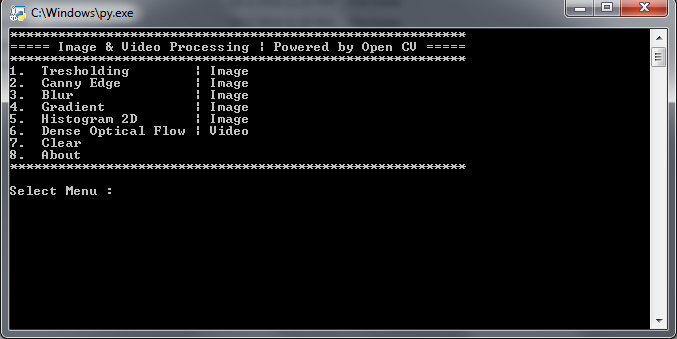
#> input picture 1.png, 677 x 339 px
$ python -i imageProcess.py   (imports and definitions only)   (older library calls are emulated)
#> lines starting #> are read from the running program, lines starting #| are printed output that depends on the picture; after the words box and inside, x2 and y2 are one past the last pixel; in counts of white or black regions, pixels touching at a corner belong together
# Developed by @lamhotsimamora
# Powered by Open CV
# Copyright@2018
# lamhotsimamora36@gmail.com

from tkinter import filedialog
from matplotlib import pyplot as plt
import cv2,tkinter as tk,numpy as np

# [94 lines left out: functions cannyEdge, histogram, gradient, opticalFlow, blur, not called in this run]

def tresholding():
	file= openFile()
#> the answer given: ../1.png
	check = file.lower()
	if check.endswith('.jpg') or check.endswith('.png'):
		img = cv2.imread(file,0)
#> img: shape (339, 677); min 0, max 255, mean 28.6
		img = cv2.medianBlur(img,5)
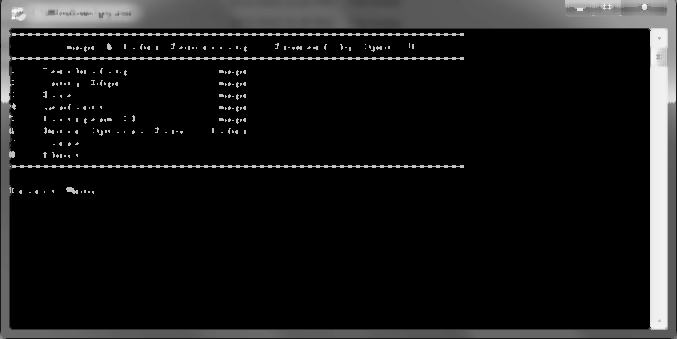
#> img: shape (339, 677); min 0, max 248, mean 24

		ret,th1 = cv2.threshold(img,127,255,cv2.THRESH_BINARY)
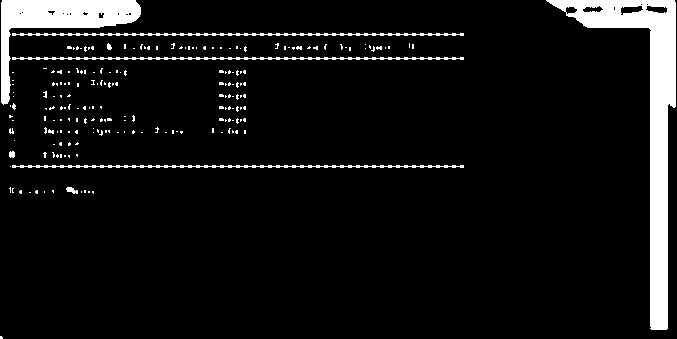
#> th1: shape (339, 677); 7.5% white; 204 white regions (194 under 20 px), largest, box (x1, y1, x2, y2) and area: (546, 0, 676, 330) 8758, (1, 0, 141, 105) 4310, (12, 33, 464, 36) 908
		th2 = cv2.adaptiveThreshold(img,255,cv2.ADAPTIVE_THRESH_MEAN_C,\
		            cv2.THRESH_BINARY,11,2)
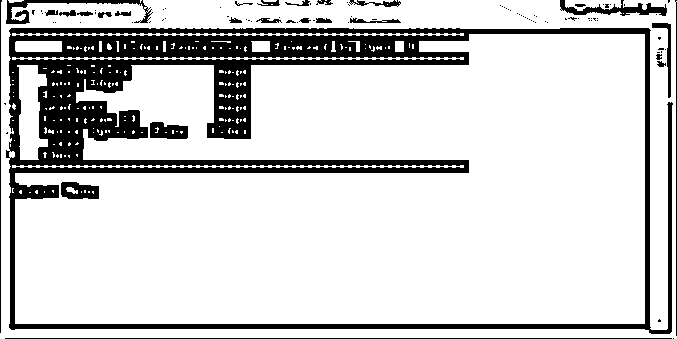
#> th2: shape (339, 677); 82% white; 101 black regions (74 under 20 px), largest, box (x1, y1, x2, y2) and area: (6, 28, 673, 334) 35905, (6, 0, 153, 24) 807, (560, 0, 667, 16) 705
		th3 = cv2.adaptiveThreshold(img,255,cv2.ADAPTIVE_THRESH_GAUSSIAN_C,\
		            cv2.THRESH_BINARY,11,2)
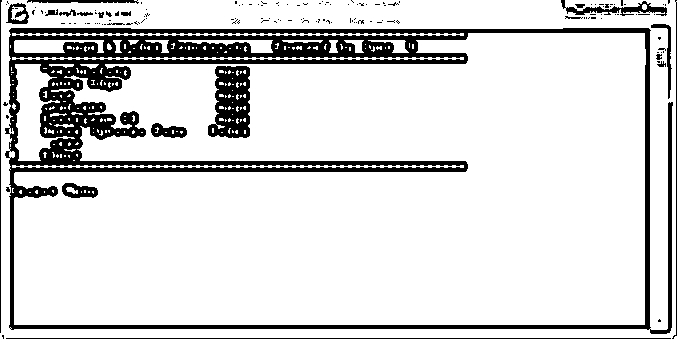
#> th3: shape (339, 677); 85% white; 145 black regions (123 under 20 px), largest, box (x1, y1, x2, y2) and area: (5, 28, 673, 334) 28025, (208, 66, 250, 138) 2129, (6, 338, 671, 339) 665

		titles = ['Original Image', 'Global Thresholding (v = 127)',
		            'Adaptive Mean Thresholding', 'Adaptive Gaussian Thresholding']
		images = [img, th1, th2, th3]

		for i in range(4):
		    plt.subplot(2,2,i+1),plt.imshow(images[i],'gray')
		    plt.title(titles[i])
		    plt.xticks([]),plt.yticks([])
		plt.show()
	else:
		input('The file is not image')

def openFile():
	dir = tk.Tk()
	dir.withdraw()
	return filedialog.askopenfilename()

>>> result = tresholding()

$ run again, with 3.png copied over 1.png
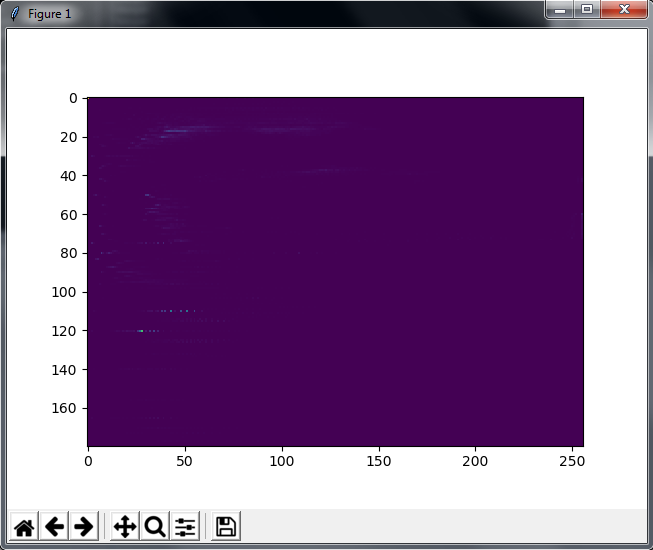
#> input picture 3.png, 653 x 550 px
#> in tresholding, `ret,th1 = cv2.threshold(img,127,255,cv2.THRESH_BINARY)`:
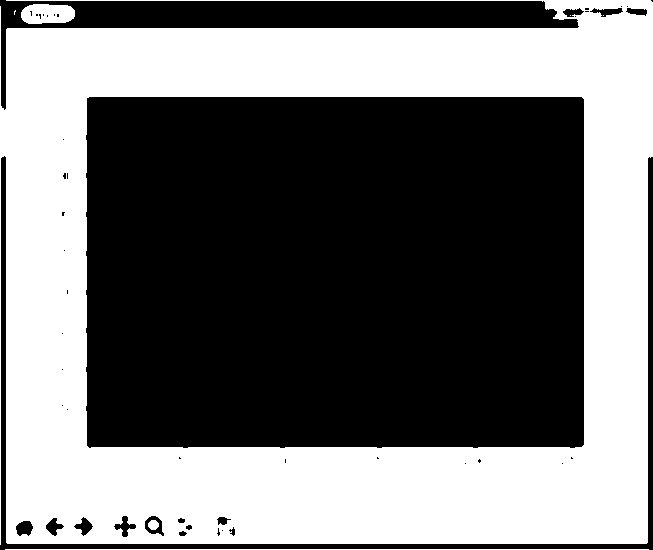
#> th1: shape (550, 653); 45.1% white; 7 white regions (3 under 20 px), largest, box (x1, y1, x2, y2) and area: (0, 0, 653, 545) 160241, (21, 4, 75, 24) 895, (5, 549, 649, 550) 644, (148, 520, 159, 530) 86
#> th2: shape (550, 653); 91.3% white; 117 black regions (80 under 20 px), largest, box (x1, y1, x2, y2) and area: (0, 0, 653, 550) 16829, (86, 97, 584, 448) 8431, (11, 509, 642, 537) 2764
#> in tresholding, `th3 = cv2.adaptiveThreshold(img,255,cv2.ADAPTIVE_THRESH_GAUSSIAN_C,\ c..`:
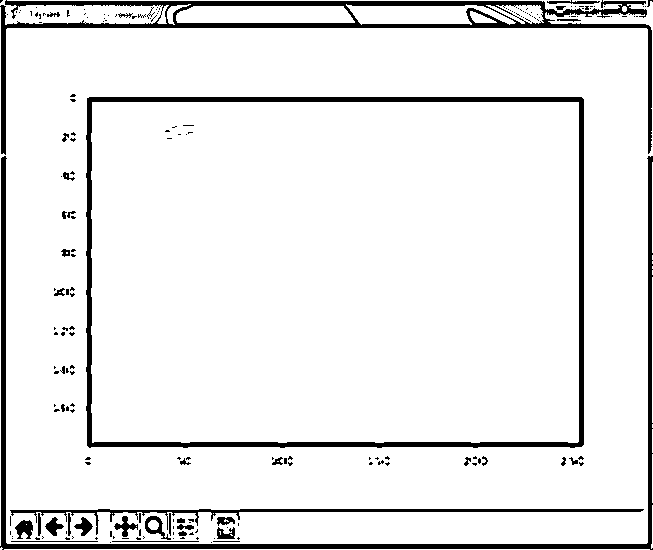
#> th3: shape (550, 653); 92.1% white; 200 black regions (159 under 20 px), largest, box (x1, y1, x2, y2) and area: (86, 97, 584, 448) 8308, (0, 0, 652, 155) 7913, (0, 156, 653, 550) 6765

$ run again, with 5.png copied over 1.png
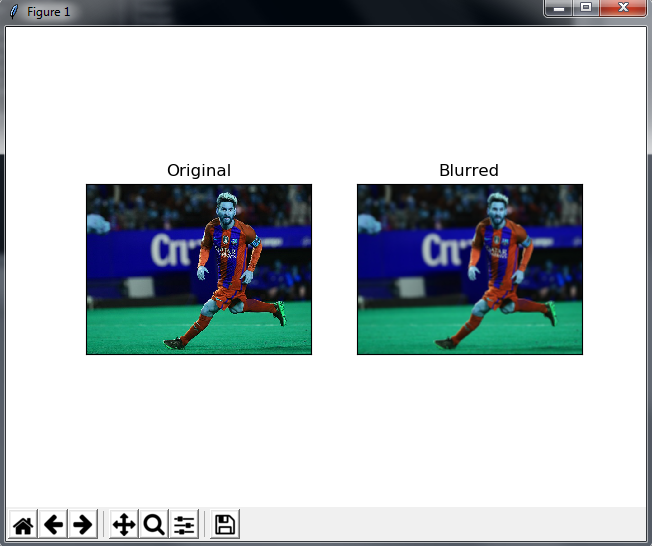
#> input picture 5.png, 652 x 546 px
#> in tresholding, `ret,th1 = cv2.threshold(img,127,255,cv2.THRESH_BINARY)`:
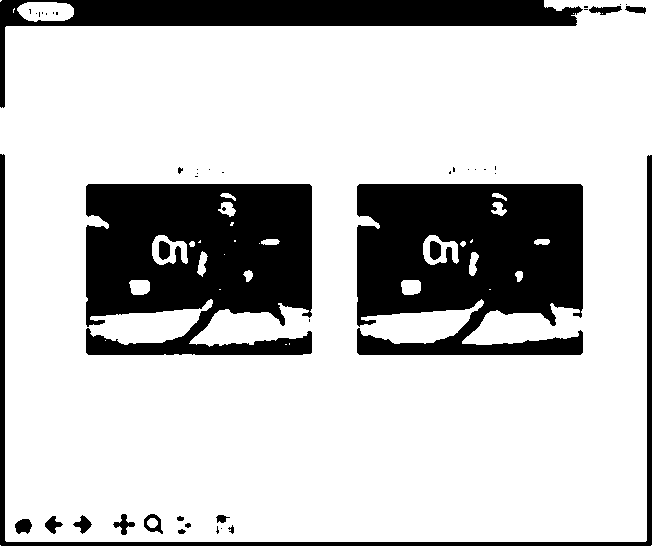
#> th1: shape (546, 652); 76.3% white; 46 black regions (27 under 20 px), largest, box (x1, y1, x2, y2) and area: (357, 184, 583, 355) 31009, (86, 184, 312, 355) 30697, (0, 0, 583, 108) 14192
#> th2: shape (546, 652); 85.2% white; 253 black regions (184 under 20 px), largest, box (x1, y1, x2, y2) and area: (86, 184, 312, 355) 14781, (357, 184, 583, 355) 14156, (0, 154, 652, 546) 6486
#> in tresholding, `th3 = cv2.adaptiveThreshold(img,255,cv2.ADAPTIVE_THRESH_GAUSSIAN_C,\ c..`:
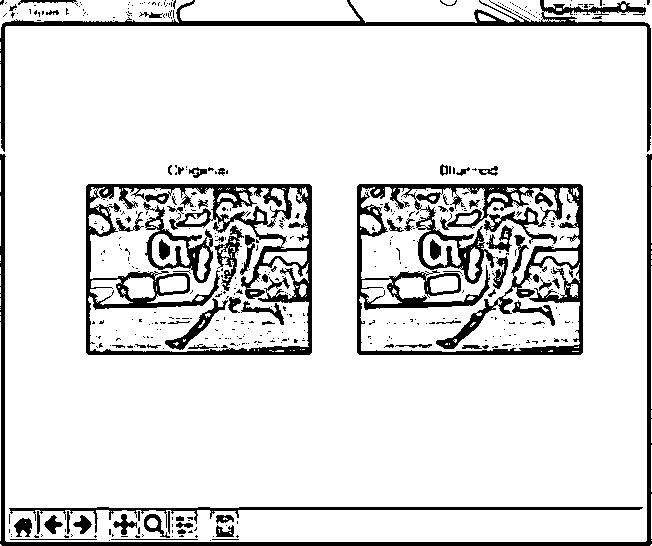
#> th3: shape (546, 652); 87.7% white; 496 black regions (421 under 20 px), largest, box (x1, y1, x2, y2) and area: (357, 184, 583, 355) 11738, (86, 184, 312, 355) 9541, (0, 154, 652, 546) 5765
